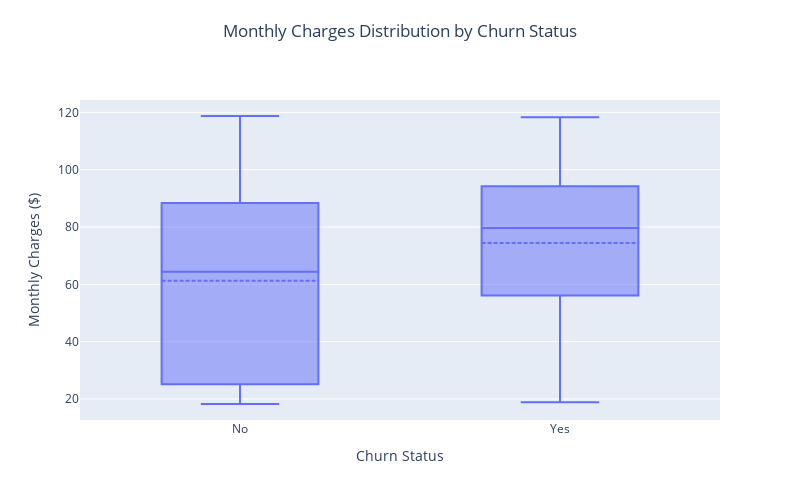

This figure's notebook cell:
### Markdown cell above
### Box Plots for Monthly Charges

### Code cell
# Create box plot
fig_charges = px.box(
    df,
    x='Churn',
    y='MonthlyCharges',
    title='Monthly Charges Distribution by Churn Status',
    points='outliers',
    width=800,
    height=500
)

# Update layout
fig_charges.update_layout(
    title={
        'text': 'Monthly Charges Distribution by Churn Status',
        'y':0.95,
        'x':0.5,
        'xanchor': 'center',
        'yanchor': 'top'
    },
    xaxis_title="Churn Status",
    yaxis_title="Monthly Charges ($)",
    showlegend=False,
)

# Add mean line
fig_charges.update_traces(boxmean=True)

# Display
fig_charges.show()

# Calculate detailed statistics
stats_by_churn = df.groupby('Churn')['MonthlyCharges'].describe()
print("\nDetailed Statistics of Monthly Charges by Churn Status:")
print(stats_by_churn)

# Additional statistical analysis
print("\nDetailed Analysis:")
for churn in [0, 1]:
    charges = df_encoded[df_encoded['Churn'] == churn]['MonthlyCharges']
    q1 = charges.quantile(0.25)
    q3 = charges.quantile(0.75)
    iqr = q3 - q1
    
    print(f"\nChurn Status: {'Yes' if churn == 1 else 'No'}")
    print(f"Median Monthly Charges: ${charges.median():.2f}")
    print(f"Average Monthly Charges: ${charges.mean():.2f}")
    print(f"Standard Deviation: ${charges.std():.2f}")
    print(f"Interquartile Range: ${iqr:.2f}")
    print(f"Range: ${charges.max() - charges.min():.2f}")
    print(f"Minimum: ${charges.min():.2f}")
    print(f"Maximum: ${charges.max():.2f}")

### Figure 1 — Plotly figure (JSON) as saved in the notebook; plotly's stock layout.template omitted (floating-point values rounded to 4 significant figures; data arrays with more than 128 entries replaced by an {"elided": "..."} marker saying what was removed)
{"data": [{"alignmentgroup": "True", "boxmean": true, "boxpoints": "outliers", "hovertemplate": "Churn=%{x}<br>MonthlyCharges=%{y}<extra></extra>", "legendgroup": "", "marker": {"color": "#636efa"}, "name": "", "notched": false, "offsetgroup": "", "orientation": "v", "showlegend": false, "type": "box", "x": {"elided": "7043 str values"}, "x0": " ", "xaxis": "x", "y": {"elided": "7043 float values"}, "y0": " ", "yaxis": "y"}], "layout": {"boxmode": "group", "height": 500, "legend": {"tracegroupgap": 0}, "showlegend": false, "title": {"text": "Monthly Charges Distribution by Churn Status", "x": 0.5, "xanchor": "center", "y": 0.95, "yanchor": "top"}, "width": 800, "xaxis": {"anchor": "y", "domain": [0, 1], "title": {"text": "Churn Status"}}, "yaxis": {"anchor": "x", "domain": [0, 1], "title": {"text": "Monthly Charges ($)"}}}}
